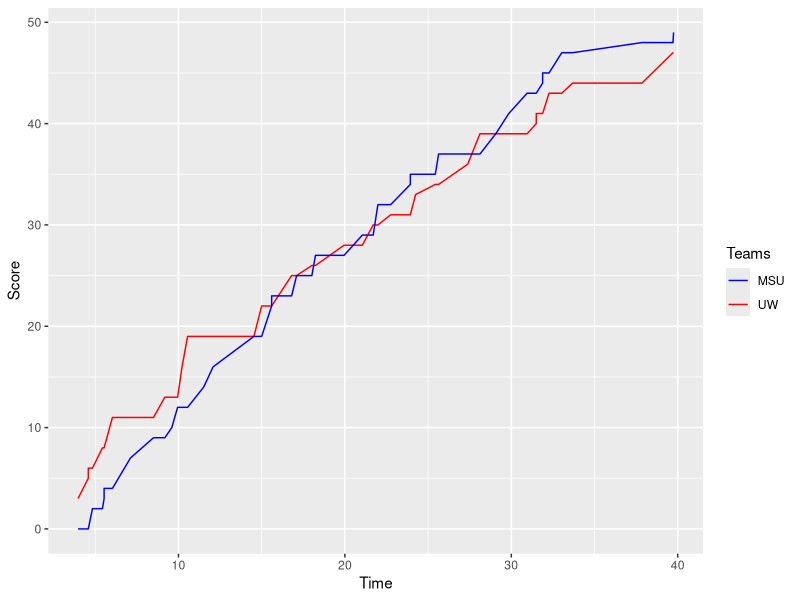

Write the R code that produced this figure. (Note: this script raises an error after producing the figure.)
#Biocomputing Exercise 10 - Patrick Bahk

#Part1
library(ggplot2)

game <- read.table(file="UWvMSU_1-22-13.txt", header=T, sep="\t")
scores <- data.frame(matrix(nrow=0, ncol=3))
colnames(scores) <- c("Time", "UW", "MSU")
uw_score <- 0
msu_score <- 0
time <- 0 
index <- 1

for (row in 1:nrow(game)){
  if (game$team[row] == "UW"){
    uw_score<-uw_score + game$score[row]
  }
  else {
    msu_score<-msu_score + game$score[row]
  }
  time<-game$time[row]
  
  scores[index,]<-c(time, uw_score, msu_score)
  
  index<-index + 1
}

plot_color<-c("UW" = "red", "MSU" = "blue")

ggplot() + 
  geom_line(data=scores, aes(x = Time, y = UW, color="UW")) + 
  geom_line(data=scores, aes(x = Time, y = MSU, color="MSU")) + 
  ylab("Score") + 
  xlab("Time") +
  scale_color_manual(values=plot_color) + 
  labs(color = "Teams")


#Part 2
number = sample.int(100,1)
num_guesses = 0
print("Guess a number between 1 and 100!")
while (num_guesses < 10){
  print("Guess: ")
  user_guess = as.integer(readline())
  if (user_guess == number){
    print("You got it!")
    break
  }
  else if (user_guess < number){
    print("Higher")
  }
  else if (user_guess > number){
    print("Lower")
  }
  num_guesses = num_guesses + 1
}

